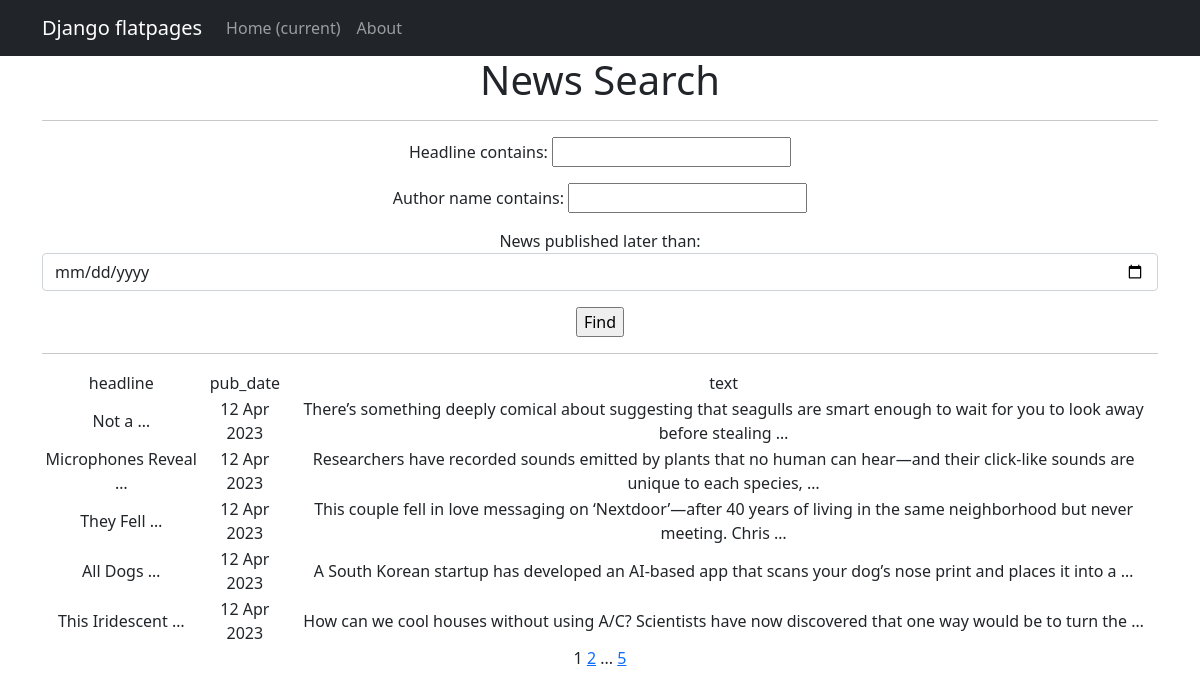
The app's page /news/search/ with its own data.
### NewsPortal/models.py (models this page shows, shortened)
class Post(models.Model):
    post = 'Post'
    news = 'News'
    POST_OR_NEWS = [
        (post, 'Post'),
        (news, 'News')
    ]
    author = models.ForeignKey(Author, on_delete=models.CASCADE)
    post_or_news = models.CharField(max_length=4, choices=POST_OR_NEWS, default=post)
    pub_date = models.DateTimeField(auto_now_add=True)
    category = models.ManyToManyField('Category', through='PostCategory')
    headline = models.CharField(max_length=255, blank=False)
    text = models.TextField(blank=False)
    rating = models.FloatField(default=0.0)

### NewsPortal/views.py (the view)
# urls.py: path('search/', PostsSearch.as_view(), name='news_search'),
class PostsSearch(ListView):
    model = Post
    ordering = '-pub_date'
    template_name = 'news_search.html'
    context_object_name = 'posts'
    paginate_by = 5
    def get_queryset(self):
        queryset = super().get_queryset()
        self.filterset = PostFilter(self.request.GET, queryset)
        return self.filterset.qs
    def get_context_data(self, **kwargs):
        context = super().get_context_data(**kwargs)
        context['filterset'] = self.filterset
        return context

### NewsPortal/templatetags/custom_filters.py (called while the page is built)
def substring(user_word):
    for swear_word in SWEAR_WORDS:
        if swear_word in user_word.lower():
            return True
    else:
        return False

@register.filter()
def censor(value):
    values_list = value.split(' ')
    new_word_list = []
    for word in values_list:
        if substring(word):
            if punc(word):
                new_word = word[0] + ((len(word) - 2) * '*') + word[-1]
                new_word_list.append(new_word)
            else:
                new_word = word[0] + ((len(word) - 1) * '*')
                new_word_list.append(new_word)
        else:
            new_word_list.append(word)
    new_value = ' '.join(new_word_list)
    return new_value

### NewsPortal/templatetags/custom_tags.py (called while the page is built)
@register.simple_tag(takes_context=True)
def url_replace(context, **kwargs):
    d = context['request'].GET.copy()
    for k, v in kwargs.items():
        d[k] = v
    return d.urlencode()

### templates/news_search.html (shortened to what this page needs)
{% extends 'flatpages/default.html' %}
{% load custom_filters %}
{% load custom_tags %}
{% block content %}
    <h1>News Search</h1>
    <hr>
    <form action="" method="get">
        {{ filterset.form.as_p }}
        <input type="submit" value="Find"/>
    </form>
<hr>
    {% if posts %}
        <table>
            <tr>
                <td>headline</td>
                <td>pub_date</td>
                <td>text</td>
            </tr>
            {% for post in posts %}
            <tr>
                <td>{{ post.headline|truncatewords:2|censor }}</td>
                <td>{{ post.pub_date|date:'d M Y' }}</td>
                <td>{{ post.text|truncatewords:20|censor }}</td>
            </tr>
            {% endfor %}
        </table>
    {% else %}
        <h2>No posts found</h2>
    {% endif %}
    {{ page_obj.number }}
    {% if page_obj.has_next %}
        <a href="?{% url_replace page=page_obj.next_page_number %}">{{ page_obj.next_page_number }}</a>
        {% if paginator.num_pages != page_obj.next_page_number %}
            ...
            <a href="?{% url_replace page=page_obj.paginator.num_pages %}">{{ page_obj.paginator.num_pages }}</a>
        {% endif %}
    {% endif %}
{% endblock content %}

### records on screen
Post: headline|censor "Not a …", pub_date "12 Apr 2023", text|censor "There’s something deeply comical about suggesting that seagulls are smart enough to wait for you to look away before stealing …"
Post: headline|censor "Microphones Reveal …", pub_date "12 Apr 2023", text|censor "Researchers have recorded sounds emitted by plants that no human can hear—and their click-like sounds are unique to each species, …"
Post: headline|censor "They Fell …", pub_date "12 Apr 2023", text|censor "This couple fell in love messaging on ‘Nextdoor’—after 40 years of living in the same neighborhood but never meeting. Chris …"
Post: headline|censor "All Dogs …", pub_date "12 Apr 2023", text|censor "A South Korean startup has developed an AI-based app that scans your dog’s nose print and places it into a …"
Post: headline|censor "This Iridescent …", pub_date "12 Apr 2023", text|censor "How can we cool houses without using A/C? Scientists have now discovered that one way would be to turn the …"

### other values on screen
{{ page_obj.number }} "1"
{{ page_obj.next_page_number }} "2"
{{ page_obj.paginator.num_pages }} "5"
